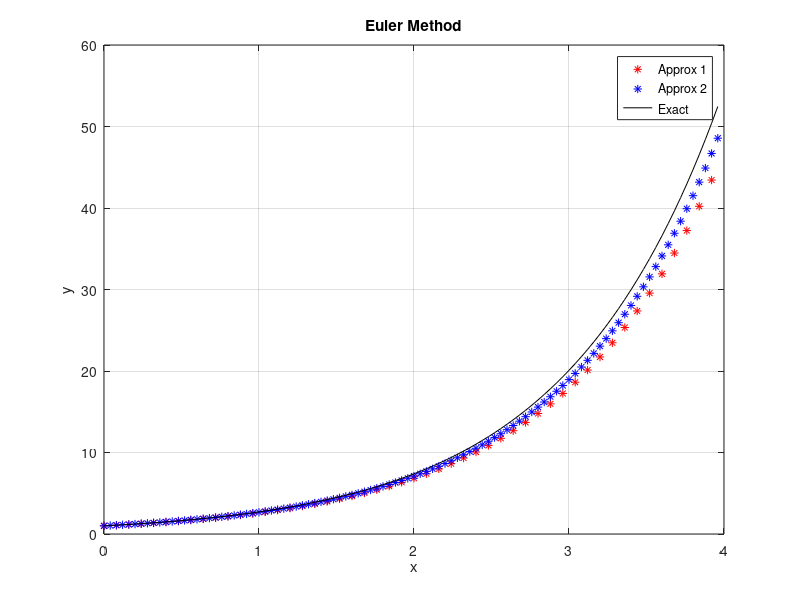

Reproduce this figure in MATLAB.
% Backward Euler Method % 
clear; clc;           % clear memory and clear screen
tic;                  % begin timer
x(1) = 0; y(1) = 1;   % define initial value
max = 4; min = 0;     % max and min values
f = @(x,y)y;          % first-order DE
n1 = 50;              % number of points
h = (max - min)/n1;   % step size

%%% \\\\ start recursion (Euler's Method) \\\\ 
for n = 2:n1
x(n) = x(1) + (n-1)*h;
y(n) = y(n-1) + h*f(x(n-1),y(n-1));
end
%%%% \\\\ end of recursion \\\\ %%%%

plot(x,y,'r*');       % plot approximate solution
hold on;              % allows for superposition of multiple plots

error1 = norm(y - exp(x));  % error using norm

n2 = 100;             % update number of points
h = (max - min)/n2;   % update step size
%%% \\\\ start recursion \\\\ 
for n = 2:n2
x(n) = x(1) + (n-1)*h;
y(n) = y(n-1) + h*f(x(n-1),y(n-1));
end
%%%% \\\\ end of recursion \\\\ 

error2 = norm(y - exp(x));    % error using norm

plot(x,y,'b*');         % plot approximate solution

plot(x,exp(x),'k');     % plot exact solution
legStr = {'Approx 1','Approx 2','Exact'};
legend( legStr, 'location', 'northeast' );
title('Euler Method')   % place title on plot
xlabel('x');            % label x-axis
ylabel('y');            % label y-axis
grid on;                % turn on grid for visual appeal
disp('*************************');
disp('Summary of Results');
disp('Number of points'); n1
error1
disp('Number of points'); n2
error2
toc;                    % end timer and display time
disp('End of Run')  % tell user code has ended 
disp('*************************');
